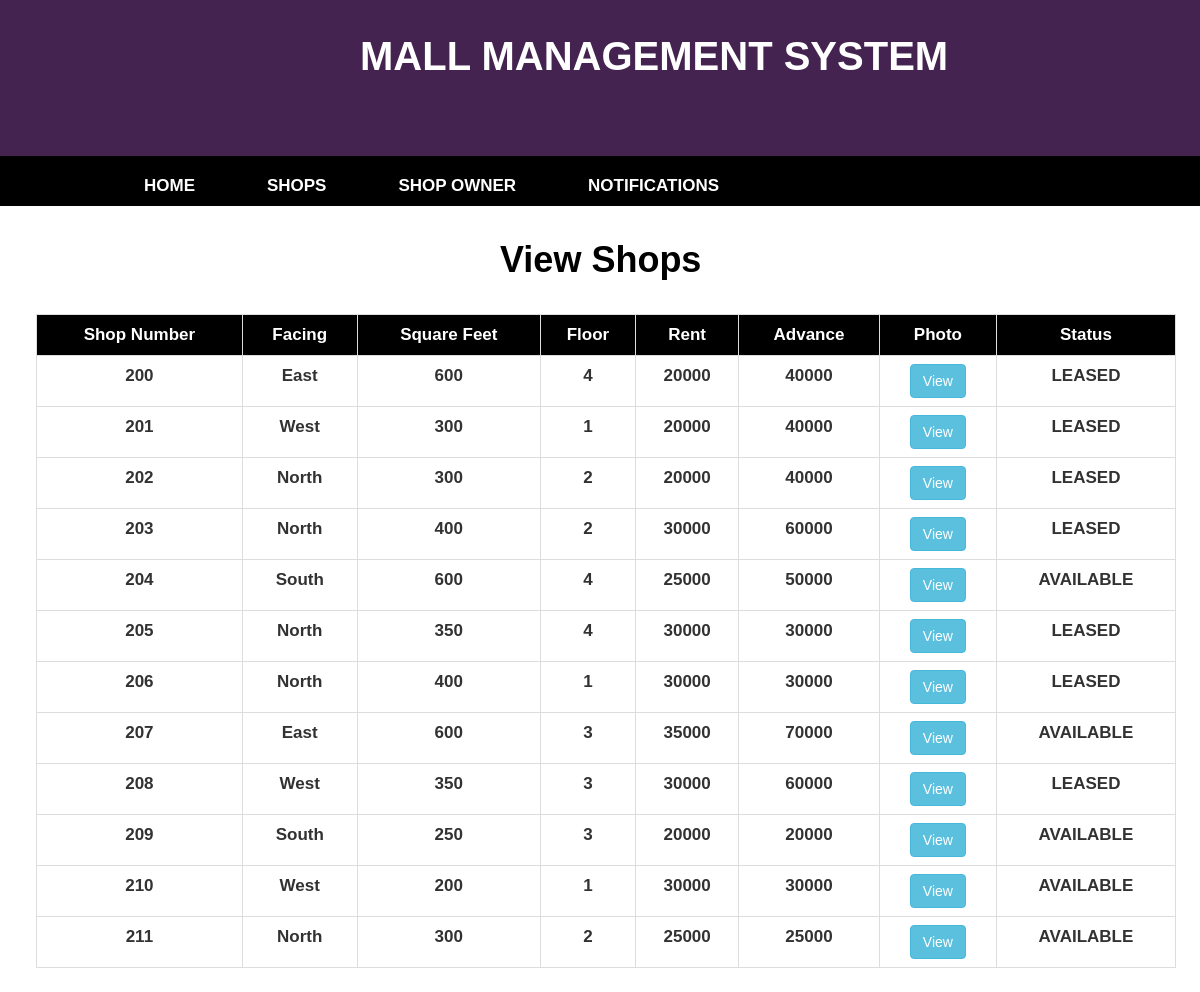
Screenshot of /MallManagementSystem/ViewShops.php with the database file from the repository.
### tables this page shows
CREATE TABLE `shops` (
  `sno` int(11) NOT NULL,
  `shopnumber` varchar(30) NOT NULL,
  `facing` varchar(30) NOT NULL,
  `sqfeet` varchar(30) NOT NULL,
  `floor` int(11) NOT NULL,
  `rent` varchar(30) NOT NULL,
  `advance` varchar(30) NOT NULL,
  `photo` varchar(50) NOT NULL,
  `photo1` varchar(100) NOT NULL,
  `photo2` varchar(100) NOT NULL,
  `photo3` varchar(100) NOT NULL,
  `status` varchar(30) NOT NULL
);

### MallManagementSystem/ViewShops.php (the view, shortened to what this page needs)
<?php include './AdminHeader.php'; ?>
<?php include './DBProperties.php'; ?>
<head>
</head>
<body>
    <div class="form-group row col-md-offset-5" style="margin-top: 3%;">
        <div class="tab-pane fade in active">
            <h1 style="color: #000;font-weight: bold;">View Shops</h1>
        </div>
    </div>
    <?php
    if ($con) {
        try {
            $qry = "SELECT * FROM `shops` ORDER BY `shops`.`shopnumber` ASC";
            $result = mysqli_query($con, $qry);
            $count = mysqli_num_rows($result);
            if ($count > 0) {
                ?>
                <table class="table table-bordered table-hover" style="margin-top: 3%;width: 95%;margin-left: 3%;">
                    <tr>
                        <th style="background-color: #000;">Shop Number</th>
                        <th style="background-color: #000;">Facing</th>
                        <th style="background-color: #000;">Square Feet</th>
                        <th style="background-color: #000;">Floor</th>
                        <th style="background-color: #000;">Rent</th>
                        <th style="background-color: #000;">Advance</th>
                        <th style="background-color: #000;">Photo</th>
                        <th style="background-color: #000;">Status</th>
                    </tr>
                    <?php
                    while ($row = mysqli_fetch_array($result)) {
                        ?>
                        <tr>
                            <td class="case"><?php echo $row['shopnumber']; ?></td>
                            <td><?php echo $row['facing']; ?></td>
                            <td><?php echo $row['sqfeet']; ?></td>
                            <td class="case"><?php echo $row['floor']; ?></td>
                            <td class="case"><?php echo $row['rent']; ?></td>
                            <td class="case"><?php echo $row['advance']; ?></td>
                            <td class="case"><a href="viewimages.php?sno=<?php echo $row['sno']; ?>" style="color: #999999"><input type="button" value="View" class="btn btn-info"></a></td>
                            <td class="case"><?php echo $row['status']; ?></td>
                        </tr>
                        <?php
                    }
                } else {
                    ?>
                    <h2 style="text-align: center; margin-top: 10%;">No Details Found</h2>
                    <?php
                }
                ?>
            </table>
            <?php
        } catch (Exception $exc) {
            echo $exc->getTraceAsString();
        }
    }
    ?>
</body>

### MallManagementSystem/css/base.css (style rules this page uses)
html, body, div, span, applet, object, iframe, h1, h2, h3, h4, h5, h6, p, blockquote, pre, a, abbr, acronym, address, big, cite, code, del, dfn, em, font, img, ins, kbd, q, s, samp, small, strike, strong, sub, sup, tt, var, b, u, i, center, dl, dt, dd, ol, ul, li, fieldset, form, label, legend, table, caption, tbody, tfoot, thead, tr, th, td { background: transparent; border: 0; margin: 0; padding: 0; vertical-align: baseline; }
body { line-height: 1; }
h1, h2, h3, h4, h5, h6 { clear: both; font-weight: normal; }
table { border-collapse: collapse; border-spacing: 0; }
*, *:before, *:after { -webkit-box-sizing: border-box; -moz-box-sizing: border-box; box-sizing: border-box; }
body { background-color:rgb(50,50,50); color:rgb(50,50,50); font-family: 'Ubuntu', sans-serif; font-weight:300; font-size:16px; line-height:1.5; }
h1,h2,h3,h4,h5,h6 { line-height:1; font-weight: 300; }
a { text-decoration:none; color:rgb(100,150,200); }

### MallManagementSystem/AdminHeader.php (style rules this page uses)
body { font-weight: bold; font-family: sans-serif; }

### MallManagementSystem/ViewShops.php (style rules this page uses)
th { color: #FFF; text-align: center; }
td { text-align: center; }
.case { text-transform:uppercase; }
body { font-weight: bold; font-family: sans-serif; }
table { font-weight: bold; font-family: sans-serif; }

### rows the page displays
shops: shopnumber "200", facing "East", sqfeet "600", floor "4", rent "20000", advance "40000", status "LEASED"
shops: shopnumber "201", facing "West", sqfeet "300", floor "1", rent "20000", advance "40000", status "LEASED"
shops: shopnumber "202", facing "North", sqfeet "300", floor "2", rent "20000", advance "40000", status "LEASED"
shops: shopnumber "203", facing "North", sqfeet "400", floor "2", rent "30000", advance "60000", status "LEASED"
shops: shopnumber "204", facing "South", sqfeet "600", floor "4", rent "25000", advance "50000", status "AVAILABLE"
shops: shopnumber "205", facing "North", sqfeet "350", floor "4", rent "30000", advance "30000", status "LEASED"
shops: shopnumber "206", facing "North", sqfeet "400", floor "1", rent "30000", advance "30000", status "LEASED"
shops: shopnumber "207", facing "East", sqfeet "600", floor "3", rent "35000", advance "70000", status "AVAILABLE"
shops: shopnumber "208", facing "West", sqfeet "350", floor "3", rent "30000", advance "60000", status "LEASED"
shops: shopnumber "209", facing "South", sqfeet "250", floor "3", rent "20000", advance "20000", status "AVAILABLE"
shops: shopnumber "210", facing "West", sqfeet "200", floor "1", rent "30000", advance "30000", status "AVAILABLE"
shops: shopnumber "211", facing "North", sqfeet "300", floor "2", rent "25000", advance "25000", status "AVAILABLE"
